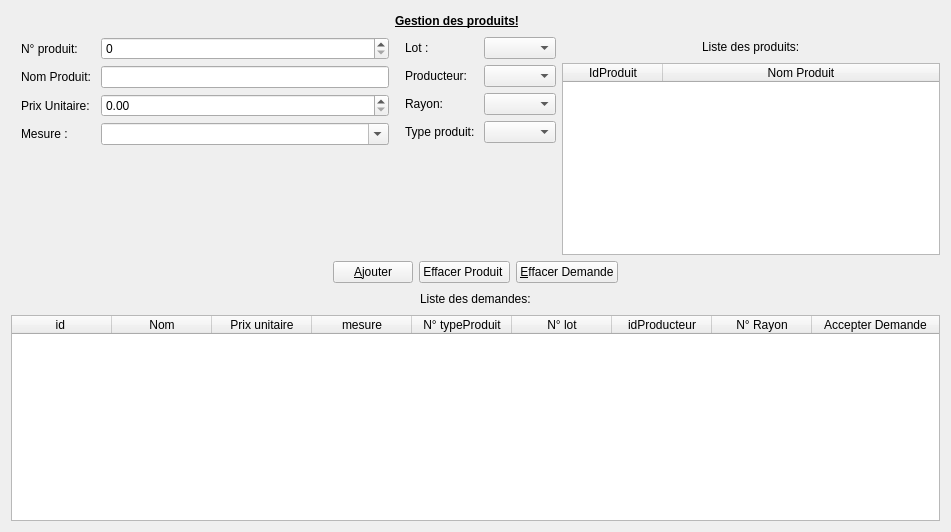
<?xml version="1.0" encoding="UTF-8"?>
<ui version="4.0">
 <class>Produit</class>
 <widget class="QDialog" name="Produit">
  <property name="geometry">
   <rect>
    <x>0</x>
    <y>0</y>
    <width>951</width>
    <height>532</height>
   </rect>
  </property>
  <property name="windowTitle">
   <string>Produit</string>
  </property>
  <layout class="QHBoxLayout" name="horizontalLayout_6">
   <item>
    <layout class="QVBoxLayout" name="verticalLayout_2">
     <item>
      <layout class="QHBoxLayout" name="horizontalLayout">
       <item>
        <spacer name="horizontalSpacer">
         <property name="orientation">
          <enum>Qt::Horizontal</enum>
         </property>
         <property name="sizeHint" stdset="0">
          <size>
           <width>40</width>
           <height>20</height>
          </size>
         </property>
        </spacer>
       </item>
       <item>
        <widget class="QLabel" name="label">
         <property name="font">
          <font>
           <weight>75</weight>
           <bold>true</bold>
           <underline>true</underline>
          </font>
         </property>
         <property name="text">
          <string>Gestion des produits!</string>
         </property>
        </widget>
       </item>
       <item>
        <spacer name="horizontalSpacer_2">
         <property name="orientation">
          <enum>Qt::Horizontal</enum>
         </property>
         <property name="sizeHint" stdset="0">
          <size>
           <width>40</width>
           <height>20</height>
          </size>
         </property>
        </spacer>
       </item>
       <item>
        <widget class="QPushButton" name="pushButtonProduitQuitter">
         <property name="styleSheet">
          <string notr="true">border:none</string>
         </property>
         <property name="text">
          <string/>
         </property>
         <property name="icon">
          <iconset resource="nWBackOffice.qrc">
           <normaloff>:/icones/mesIcones/iconFermer2.png</normaloff>:/icones/mesIcones/iconFermer2.png</iconset>
         </property>
        </widget>
       </item>
      </layout>
     </item>
     <item>
      <layout class="QHBoxLayout" name="horizontalLayout_5">
       <item>
        <layout class="QFormLayout" name="formLayout">
         <property name="fieldGrowthPolicy">
          <enum>QFormLayout::AllNonFixedFieldsGrow</enum>
         </property>
         <property name="leftMargin">
          <number>10</number>
         </property>
         <item row="0" column="0">
          <widget class="QLabel" name="label_4">
           <property name="text">
            <string>N° produit: </string>
           </property>
          </widget>
         </item>
         <item row="0" column="1">
          <widget class="QSpinBox" name="spinBoxNumProduit">
           <property name="maximum">
            <number>999999999</number>
           </property>
          </widget>
         </item>
         <item row="2" column="0">
          <widget class="QLabel" name="label_5">
           <property name="text">
            <string>Nom Produit: </string>
           </property>
          </widget>
         </item>
         <item row="2" column="1">
          <widget class="QLineEdit" name="lineEditNomProd"/>
         </item>
         <item row="4" column="0">
          <widget class="QLabel" name="label_7">
           <property name="text">
            <string>Prix Unitaire: </string>
           </property>
          </widget>
         </item>
         <item row="4" column="1">
          <widget class="QDoubleSpinBox" name="doubleSpinBoxPU"/>
         </item>
         <item row="6" column="0">
          <widget class="QLabel" name="label_8">
           <property name="text">
            <string>Mesure :</string>
           </property>
          </widget>
         </item>
         <item row="6" column="1">
          <widget class="QComboBox" name="comboBoxMesure">
           <property name="editable">
            <bool>true</bool>
           </property>
          </widget>
         </item>
        </layout>
       </item>
       <item>
        <layout class="QFormLayout" name="formLayout_2">
         <property name="fieldGrowthPolicy">
          <enum>QFormLayout::AllNonFixedFieldsGrow</enum>
         </property>
         <property name="leftMargin">
          <number>10</number>
         </property>
         <item row="0" column="0">
          <widget class="QLabel" name="label_9">
           <property name="text">
            <string>Lot :</string>
           </property>
          </widget>
         </item>
         <item row="2" column="0">
          <widget class="QLabel" name="label_10">
           <property name="text">
            <string>Producteur: </string>
           </property>
          </widget>
         </item>
         <item row="4" column="0">
          <widget class="QLabel" name="label_11">
           <property name="text">
            <string>Rayon: </string>
           </property>
          </widget>
         </item>
         <item row="7" column="0">
          <widget class="QLabel" name="label_6">
           <property name="text">
            <string>Type produit: </string>
           </property>
          </widget>
         </item>
         <item row="4" column="1">
          <widget class="QComboBox" name="comboBoxRayon"/>
         </item>
         <item row="7" column="1">
          <widget class="QComboBox" name="comboBoxTypeProduit"/>
         </item>
         <item row="0" column="1">
          <widget class="QComboBox" name="comboBoxLot"/>
         </item>
         <item row="2" column="1">
          <widget class="QComboBox" name="comboBoxProducteur"/>
         </item>
        </layout>
       </item>
       <item>
        <layout class="QVBoxLayout" name="verticalLayout">
         <item>
          <layout class="QHBoxLayout" name="horizontalLayout_2">
           <item>
            <spacer name="horizontalSpacer_3">
             <property name="orientation">
              <enum>Qt::Horizontal</enum>
             </property>
             <property name="sizeHint" stdset="0">
              <size>
               <width>40</width>
               <height>20</height>
              </size>
             </property>
            </spacer>
           </item>
           <item>
            <widget class="QLabel" name="label_2">
             <property name="text">
              <string>Liste des produits:</string>
             </property>
            </widget>
           </item>
           <item>
            <spacer name="horizontalSpacer_4">
             <property name="orientation">
              <enum>Qt::Horizontal</enum>
             </property>
             <property name="sizeHint" stdset="0">
              <size>
               <width>40</width>
               <height>20</height>
              </size>
             </property>
            </spacer>
           </item>
          </layout>
         </item>
         <item>
          <widget class="QTableWidget" name="tableWidgetListProduit">
           <property name="selectionMode">
            <enum>QAbstractItemView::SingleSelection</enum>
           </property>
           <property name="selectionBehavior">
            <enum>QAbstractItemView::SelectRows</enum>
           </property>
           <attribute name="horizontalHeaderStretchLastSection">
            <bool>true</bool>
           </attribute>
           <attribute name="verticalHeaderVisible">
            <bool>false</bool>
           </attribute>
           <attribute name="verticalHeaderCascadingSectionResizes">
            <bool>false</bool>
           </attribute>
           <attribute name="verticalHeaderShowSortIndicator" stdset="0">
            <bool>false</bool>
           </attribute>
           <attribute name="verticalHeaderStretchLastSection">
            <bool>false</bool>
           </attribute>
           <column>
            <property name="text">
             <string>IdProduit</string>
            </property>
           </column>
           <column>
            <property name="text">
             <string>Nom Produit</string>
            </property>
           </column>
          </widget>
         </item>
        </layout>
       </item>
      </layout>
     </item>
     <item>
      <layout class="QHBoxLayout" name="horizontalLayout_4">
       <item>
        <spacer name="horizontalSpacer_7">
         <property name="orientation">
          <enum>Qt::Horizontal</enum>
         </property>
         <property name="sizeHint" stdset="0">
          <size>
           <width>40</width>
           <height>20</height>
          </size>
         </property>
        </spacer>
       </item>
       <item>
        <widget class="QPushButton" name="pushButtonAjouterProduit">
         <property name="text">
          <string>&amp;Ajouter</string>
         </property>
         <property name="icon">
          <iconset resource="nWBackOffice.qrc">
           <normaloff>:/icones/mesIcones/iconValider.png</normaloff>:/icones/mesIcones/iconValider.png</iconset>
         </property>
        </widget>
       </item>
       <item>
        <widget class="QPushButton" name="pushButtonEffacerProduit">
         <property name="text">
          <string>Effacer Produit </string>
         </property>
         <property name="icon">
          <iconset resource="nWBackOffice.qrc">
           <normaloff>:/icones/mesIcones/iconEffacer.png</normaloff>:/icones/mesIcones/iconEffacer.png</iconset>
         </property>
        </widget>
       </item>
       <item>
        <widget class="QPushButton" name="pushButtonEffacerDamanderProd">
         <property name="text">
          <string>&amp;Effacer Demande</string>
         </property>
         <property name="icon">
          <iconset resource="nWBackOffice.qrc">
           <normaloff>:/icones/mesIcones/iconEffacer.png</normaloff>:/icones/mesIcones/iconEffacer.png</iconset>
         </property>
        </widget>
       </item>
       <item>
        <spacer name="horizontalSpacer_8">
         <property name="orientation">
          <enum>Qt::Horizontal</enum>
         </property>
         <property name="sizeHint" stdset="0">
          <size>
           <width>40</width>
           <height>20</height>
          </size>
         </property>
        </spacer>
       </item>
      </layout>
     </item>
     <item>
      <layout class="QHBoxLayout" name="horizontalLayout_3">
       <item>
        <spacer name="horizontalSpacer_5">
         <property name="orientation">
          <enum>Qt::Horizontal</enum>
         </property>
         <property name="sizeHint" stdset="0">
          <size>
           <width>40</width>
           <height>20</height>
          </size>
         </property>
        </spacer>
       </item>
       <item>
        <widget class="QLabel" name="label_3">
         <property name="text">
          <string>Liste des demandes:</string>
         </property>
        </widget>
       </item>
       <item>
        <spacer name="horizontalSpacer_6">
         <property name="orientation">
          <enum>Qt::Horizontal</enum>
         </property>
         <property name="sizeHint" stdset="0">
          <size>
           <width>40</width>
           <height>20</height>
          </size>
         </property>
        </spacer>
       </item>
      </layout>
     </item>
     <item>
      <widget class="QTableWidget" name="tableWidgetDemandeProduit">
       <property name="editTriggers">
        <set>QAbstractItemView::NoEditTriggers</set>
       </property>
       <property name="selectionMode">
        <enum>QAbstractItemView::SingleSelection</enum>
       </property>
       <property name="selectionBehavior">
        <enum>QAbstractItemView::SelectRows</enum>
       </property>
       <attribute name="horizontalHeaderShowSortIndicator" stdset="0">
        <bool>false</bool>
       </attribute>
       <attribute name="horizontalHeaderStretchLastSection">
        <bool>true</bool>
       </attribute>
       <attribute name="verticalHeaderVisible">
        <bool>false</bool>
       </attribute>
       <attribute name="verticalHeaderCascadingSectionResizes">
        <bool>false</bool>
       </attribute>
       <attribute name="verticalHeaderShowSortIndicator" stdset="0">
        <bool>false</bool>
       </attribute>
       <column>
        <property name="text">
         <string>id </string>
        </property>
       </column>
       <column>
        <property name="text">
         <string>Nom</string>
        </property>
       </column>
       <column>
        <property name="text">
         <string>Prix unitaire</string>
        </property>
       </column>
       <column>
        <property name="text">
         <string>mesure</string>
        </property>
       </column>
       <column>
        <property name="text">
         <string>N° typeProduit</string>
        </property>
       </column>
       <column>
        <property name="text">
         <string>N° lot</string>
        </property>
       </column>
       <column>
        <property name="text">
         <string>idProducteur</string>
        </property>
       </column>
       <column>
        <property name="text">
         <string>N° Rayon</string>
        </property>
       </column>
       <column>
        <property name="text">
         <string>Accepter Demande</string>
        </property>
       </column>
      </widget>
     </item>
    </layout>
   </item>
  </layout>
 </widget>
 <resources>
  <include location="nWBackOffice.qrc"/>
 </resources>
 <connections/>
</ui>
